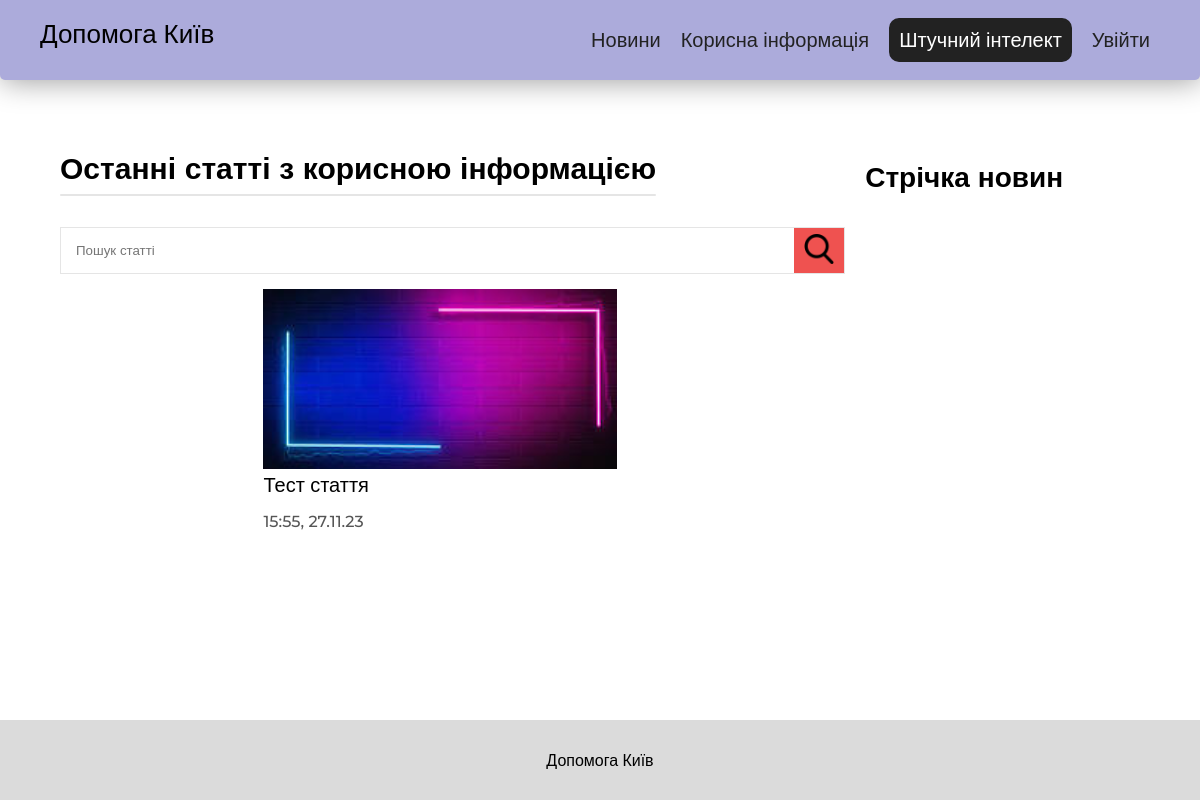
/articles, run on an earlier commit of the app's database.
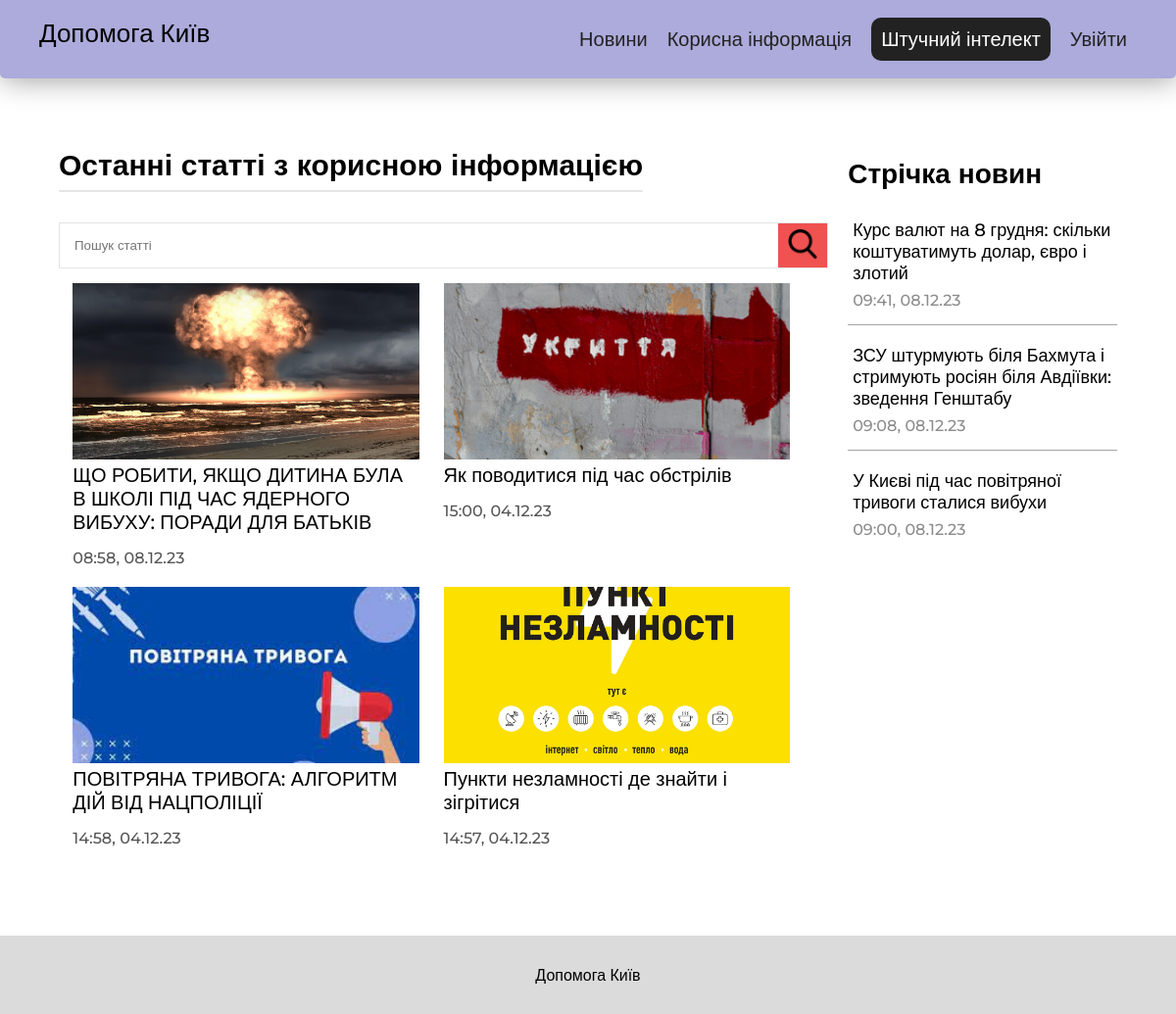
And on a later commit of the database.
### main/models.py (models this page shows, shortened)
class Articles(models.Model):
    author = models.ForeignKey(User, on_delete=models.DO_NOTHING)
    name = models.CharField('Назва', max_length=150)
    content = models.TextField('Зміст')
    icon = models.ImageField('Картинка', upload_to = 'main/static/main/ArticleImgs/')
    date = models.DateTimeField("Дата публікації", auto_now_add=True)
    class Meta:
        verbose_name = 'Стаття'
        verbose_name_plural = 'Статті'

class News(models.Model):
    author = models.ForeignKey(User, on_delete=models.DO_NOTHING)
    name = models.CharField('Назва', max_length=150)
    content = models.TextField('Зміст')
    icon = models.ImageField('Картинка', upload_to = 'main/static/main/ArticleImgs/')
    date = models.DateTimeField("Дата публікації", auto_now_add=True)
    class Meta:
        verbose_name = 'Новина'
        verbose_name_plural = 'Новини'

### main/views.py (the view)
# urls.py: path('articles', views.articles, name='articles'),
def articles(request):
    return render(request, 'main/articles.html', {"articles": Articles.objects.all().order_by('-date'), "news": News.objects.all().order_by('-date')})

### main/templates/main/articles.html (shortened to what this page needs)
{% extends 'main/layout.html' %}
{% load static %}
{% block head %}
<link rel="stylesheet" href="{% static 'main/css/article.css' %}">
<link rel="stylesheet" href="{% static 'main/css/article list.css' %}">
{% endblock %}
{% block content %}
<div class="wrapper">
    <div class="content_sep">
        <section class="articles_part">
            <h1 class="article_list_title">
                Останні статті з корисною інформацією
            </h1>
            <div class="search_container">
                <form class="search_form" action="{% url 'search-articles' %}" method="get">
                    <input class="search_input" type="search" name="q" placeholder="Пошук статті">
                    <button class="search_button" type="submit">
                        <img src="{% static 'main/icons/search.png' %}" alt="">
                    </button>
                </form>
            </div>
            <div class="articles_wrapper">
                {% for article in articles %}
                    <a href="{% url 'articles-detail' article.id %}" class="article_container">
                        <img src="{{ article.icon.url }}" alt="" class="article_img">
                        <div class="article_title">{{ article.name }}</div>
                        <div class="article_info_wrapper">
                            <div class="article_date">{{ article.date|date:'H:i, d.m.y' }}</div>
                        </div>
                    </a>
                {% endfor %}
            </div>
        </section>
        <div class="sidebar">
            <div class="sidebar_title">
                Стрічка новин
            </div>
            {% for new in news %}
                <a href="{% url 'news-detail' new.id %}" class="sidebar_item">
                        <div class="sidebar_item_title">{{ new.name }}</div>
                    <div class="sidebar_item_info">
                        <div class="sidebar_item_date">{{ new.date|date:'H:i, d.m.y' }}</div>
                    </div>
                </a>
            {% endfor %}
        </div>
    </div>
</div>
{% endblock %}

### main/templates/main/layout.html (shortened to what this page needs)
{% load static %}
<!DOCTYPE html>
<html lang="en">
<head>
    <link rel="stylesheet" href="{% static 'main/css/style.css' %}">
    {% block head %}{% endblock %}
</head>
<body>
    <div class="container">
        <header class="header">
            <nav class="naw_wrapper">
                <a href="{% url 'home' %}" class="nav_logo  hower_nav">Допомога Київ</a>
                <div class="naw_links_wrapper">
                    <a href="{% url 'news' %}" class="nav_link hower_nav">Новини</a>
                    <a href="{% url 'articles' %}" class="nav_link  hower_nav">Корисна інформація</a>
                    <a href="" class="ai_nav_link">Штучний інтелект</a>
                    {% if request.user.is_authenticated %}
                        {% for group in request.user.groups.all %}
                            {% if group.name == 'Редактор' %}
                                <a href="{% url 'publications' %}" class="nav_link hower_nav">Мої публікації</a>
                            {% endif %}
                        {% endfor %}
                        <a href="{% url 'logout' %}" class="nav_link hower_nav">Вийти</a>
                    {% else %}
                        <a href="{% url 'login' %}" class="nav_link hower_nav">Увійти</a>
                        {% endif %}
                    </div>
            </nav>
        </header>
        <div class="page_content">
            {% block content %}
            {% endblock %}
        </div>
        <footer class="footer">
            <div class="footer_wrapper">
                <div class="site_name">Допомога Київ</div>
            </div>
        </footer>
    </div>
</body>
</html>

### main/static/main/css/style.css (style rules this page uses)
* { box-sizing: border-box; }
body { box-sizing: border-box; margin: 0; font-family: 'Montserrat', sans-serif; min-height: 100vh; }
.container { min-height: 100vh; display: flex; flex-direction: column; }
.page_content { flex: 1 1 auto; }
.wrapper { width: 90vw; margin: auto; padding-top: 80px; }
.header { position: fixed; z-index: 100; display: flex; align-items: center; width: 100vw; height: 80px; background-color: #acabdb; box-shadow: 1px 1px 30px rgba(0, 0, 0, 0.4); border-radius: 0 0 5px 5px; margin: auto; }
.naw_wrapper { margin: auto; width: 95%; display: flex; justify-content: space-between; padding: 10px; }
.nav_logo { position: relative; font-size: 26px; font-weight: 500; text-decoration: none; color: #000; }
.naw_links_wrapper { display: flex; align-items: center; }
.nav_link { position: relative; display: flex; margin: 0px 10px; text-decoration: none; color: #222; font-weight: 500; font-size: 20px; transition: all .1s linear; }
.ai_nav_link { position: relative; display: flex; margin: 0px 10px; padding: 7px; background-color: #222; border-radius: 10px; border: 3px solid #222; text-decoration: none; color: #fff; font-weight: 500; font-size: 20px; transition: all .2s linear; }
.hower_nav::after { display: block; content: ""; position: absolute; z-index: 1000; top: 110%; width: 0%; height: 2.5px; background-color: #000; border-radius: 5px; transition: all .2s linear; }
.nav_logo.hower_nav::after { background-color: black; }
.footer { margin-top: 70px; position: relative; bottom: 0px; width: 100%; height: 80px; background-color: rgb(219, 219, 219); }
.footer_wrapper { width: 100%; height: 100%; display: flex; align-items: center; justify-content: center; }
.site_name { font-weight: 500; }
.content_sep { display: flex; flex-direction: row; flex-wrap: nowrap; justify-content: space-between; }
.sidebar { display: flex; flex-direction: column; flex-wrap: nowrap; width: 35%; margin-top: 80px; margin-left: 20px; }
.sidebar_item { padding-bottom: 15px; padding-right: 5px; padding-left: 5px; margin-bottom: 20px; width: 100%; display: flex; flex-direction: column; text-decoration: none; color: #000; border-bottom: 1px solid #22222269; }
.sidebar_item:last-child { border: none; }
.sidebar_item_title { font-size: 18px; font-weight: 500; margin-bottom: 7px; transition: all .2s linear; }
.sidebar_item_info { display: flex; flex-wrap: nowrap; align-items: center; justify-content: space-between; font-size: 16px; font-weight: 500; color: #8c8c8c; }
.sidebar_title { text-align: left; font-weight: 700; font-size: 28px; color: #000; margin-bottom: 30px; }

### main/static/main/css/article list.css (style rules this page uses)
.articles_part { width: 80%; }
.article_list_title { margin: 70px 0 40px; width: fit-content; position: relative; font-size: 30px; font-weight: 800; }
.article_list_title::after { display: block; content: ""; position: absolute; z-index: 70; top: 120%; width: 120%; height: 2px; background-color: #e5e5e5; border-radius: 15px; }
.search_container { display: flex; justify-content: flex-start; width: 100%; margin: 10px 0 15px; }
.search_form { border: 1px solid #e5e5e5; display: flex; justify-content: flex-start; width: 50%; }
.search_input { width: 100%; padding: 15px; border: 0; }
.search_button { padding: 3px 10px; margin: 0; background-color: #ef5250; border: 0; }
.search_button img { width: 30px; }
.articles_wrapper { display: flex; flex-wrap: wrap; justify-content: start; }
.article_container { width: 28%; margin: 0px 25px 20px 0px; text-decoration: none; color: #000; transition: all .2s linear; }
.article_img { width: 100%; height: 180px; overflow: hidden; object-fit: cover; object-position: bottom; transition: all .2s linear; }
.article_title { font-size: 20px; font-weight: 500; }
.article_info_wrapper { display: flex; flex-wrap: nowrap; flex-direction: row; justify-content: space-between; align-items: center; margin-top: 15px; font-weight: 500; color: #565656; }
@media (max-width: 1440px) { .article_list_title::after { width: 100%; } }
@media (max-width: 1440px) { .articles_part { width: 100%; } }
@media (max-width: 1440px) { .articles_wrapper { justify-content: center; } }
@media (max-width: 1440px) { .search_form { width: 100%; } }
@media (max-width: 1440px) { .article_container { width: 45%; } }

What changed in the data, as far as the page shows it:
removed Articles: icon (picture), name "Тест стаття", date "15:55, 27.11.23"
added Articles: icon (picture), name "ЩО РОБИТИ, ЯКЩО ДИТИНА БУЛА В ШКОЛІ ПІД ЧАС ЯДЕРНОГО ВИБУХУ: ПОРАДИ ДЛЯ БАТЬКІВ", date "08:58, 08.12.23"
added Articles: icon (picture), name "Як поводитися під час обстрілів", date "15:00, 04.12.23"
added Articles: icon (picture), name "ПОВІТРЯНА ТРИВОГА: АЛГОРИТМ ДІЙ ВІД НАЦПОЛІЦІЇ", date "14:58, 04.12.23"
added Articles: icon (picture), name "Пункти незламності де знайти і зігрітися", date "14:57, 04.12.23"
added News: name "Курс валют на 8 грудня: скільки коштуватимуть долар, євро і злотий", date "09:41, 08.12.23"
added News: name "ЗСУ штурмують біля Бахмута і стримують росіян біля Авдіївки: зведення Генштабу", date "09:08, 08.12.23"
added News: name "У Києві під час повітряної тривоги сталися вибухи", date "09:00, 08.12.23"
